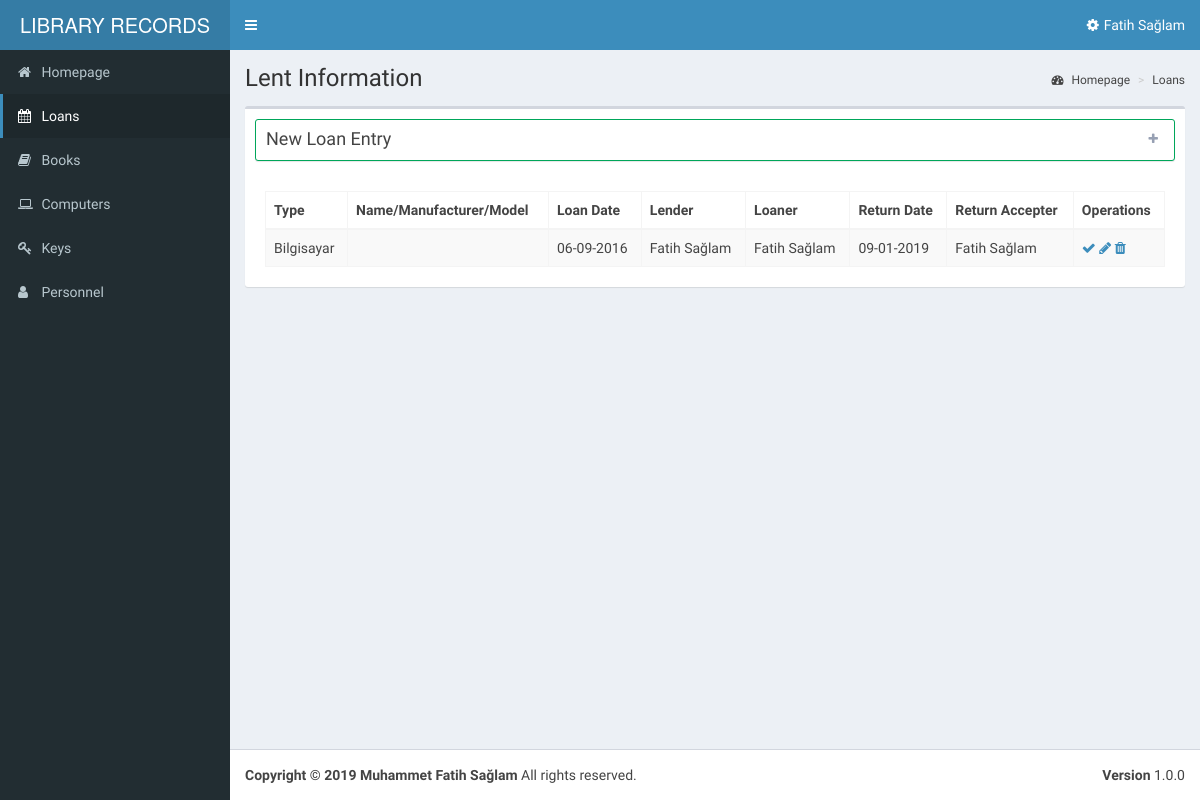
Page /loans.php (signed in) on the earlier database version.
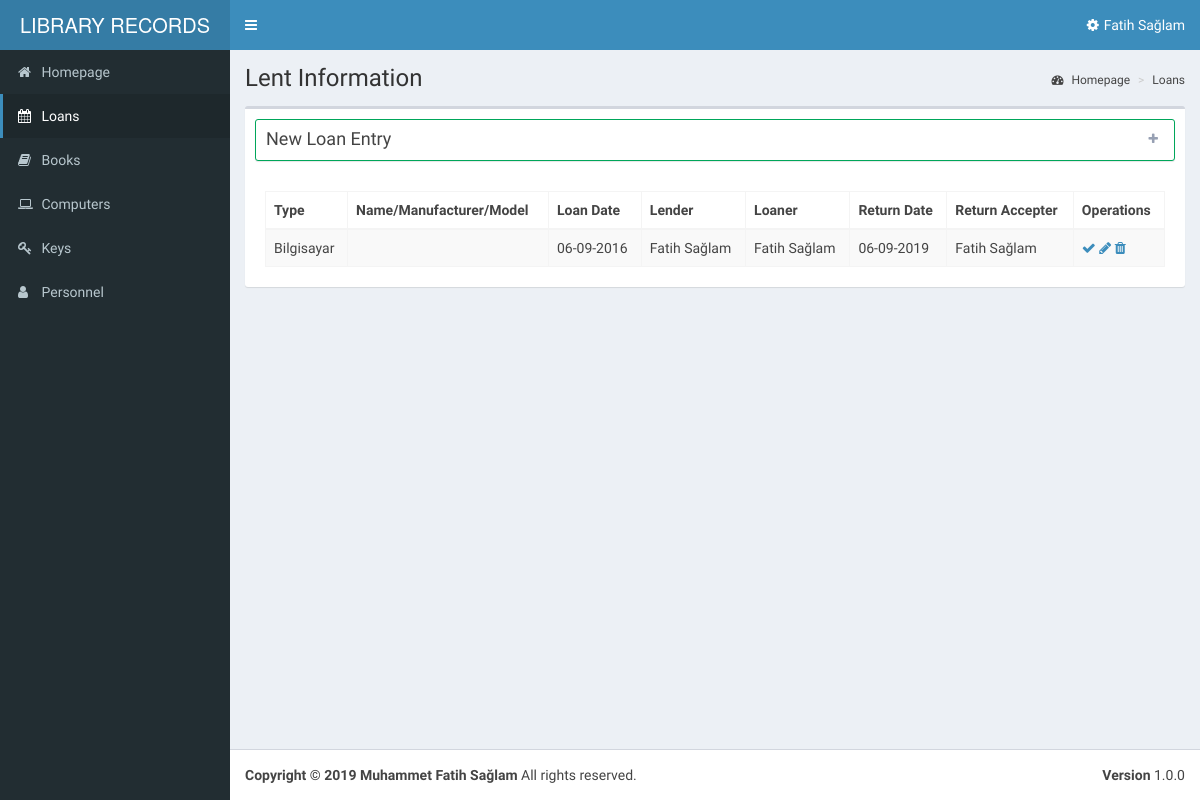
Same page on the later database version.
### tables this page shows
CREATE TABLE IF NOT EXISTS `loans` (
  `loanId` int(11) NOT NULL AUTO_INCREMENT,
  `productId` int(11) NOT NULL,
  `type` varchar(10) NOT NULL,
  `loanDate` date NOT NULL,
  `lenderId` int(11) NOT NULL,
  `loanerId` varchar(30) NOT NULL,
  `returnDate` date NOT NULL,
  `returnAccepterId` int(30) NOT NULL,
  PRIMARY KEY (`loanId`)
);

### loans.php (the view, shortened to what this page needs)
<?php
	if((!isset($_SESSION["login"]))||($_SESSION["auth"]=="0")){
	?>
<meta http-equiv="refresh" content="0;URL=login.php">
<?php
	} else
	{
	?>
<?php include("header.php") ?>
<div class="content-wrapper">
<section class="content-header">
	<h1>
		<?=$lang["Lent_Information"];?>
	</h1>
	<ol class="breadcrumb">
		<li class="active"><a href="#"><i class="fa fa-dashboard"></i> <?=$lang["Homepage"];?></a></li>
		<li><a href="#"><?=$lang["Loans"];?></a></li>
	</ol>
</section>
<section class="content">
	<div class="row">
		<div class="col-xs-12">
			<div class="box">
				<div class="box-header">
					<div class="box box-default collapsed-box" style="border:1px solid #00a65a;">
						<div class="box-header with-border">
							<h3 class="box-title"><?=$lang["New_Loan_Entry"];?></h3>
							<div class="box-tools">
								<button type="button" class="btn btn-box-tool" data-widget="collapse"><i class="fa fa-plus"></i>
								</button>
							</div>
						</div>
															<?php
																$pullPersonnel=$connection->query("select * from personnel")->fetchAll(PDO::FETCH_ASSOC);
																?>
					</div>
					<div class="box-body">
						<table id="example1" class="table table-bordered table-striped">
							<thead>
								<tr>
									<th><?=$lang["Type"];?></th>
									<th><?=$lang["Name"];?>/<?=$lang["Manufacturer"];?>/<?=$lang["Model"];?></th>
									<th><?=$lang["Loan_Date"];?></th>
									<th><?=$lang["Lender"];?></th>
									<th><?=$lang["Loaner"];?></th>
									<th><?=$lang["Return_Date"];?></th>
									<th><?=$lang["Return_Accepter"];?></th>
									<th><?=$lang["Operations"];?></th>
								</tr>
							</thead>
							<tbody>
								<?php
									$pullData=$connection->query("select * from loans")->fetchAll(PDO::FETCH_ASSOC);
									foreach ($pullData as $pulledData)
									{
									?>
								<tr>
									<td><?=$pulledData['type'];?></td>
									<td>
									</td>
									<td><?=(new DateTime($pulledData['loanDate']))->format('d-m-Y');?></td>
									<td>
										<?php
											$pullPersonnel=$connection->query("select * from personnel where personnelId=".$pulledData['lenderId']."")->fetchAll(PDO::FETCH_ASSOC);
											foreach ($pullPersonnel as $pulledPersonnel)
											{
											echo $pulledPersonnel['nameSurname'];
											}
											?>
									</td>
									<td>
										<?php
											$pullPersonnel=$connection->query("select * from personnel where personnelId=".$pulledData['loanerId']."")->fetchAll(PDO::FETCH_ASSOC);
											foreach ($pullPersonnel as $pulledPersonnel)
											{
											echo $pulledPersonnel['nameSurname'];
											}
											?>
									</td>
									<td>
										<?php
											if($pulledData['returnDate']=="0000-00-00"){echo 'İade Edilmedi';}
											else{echo (new DateTime($pulledData['returnDate']))->format('d-m-Y');}
											?>
									</td>
									<td>
										<?php
											if($pulledData['returnAccepterId']==NULL)
											{
												echo $lang["Not_Returned_Yet"];
											}
											else
											{
												$pullPersonnel=$connection->query("select * from personnel where personnelId=".$pulledData['returnAccepterId']."")->fetchAll(PDO::FETCH_ASSOC);
												foreach ($pullPersonnel as $pulledPersonnel)
												{
													echo $pulledPersonnel['nameSurname'];
												}
											}
											?>
									</td>
									<td>
										<span class="button-group">
										<a href="loans-return.php?productId=<?=$pulledData['loanId'];?>&type=<?=$pulledData['type'];?>&loanId=<?=$pulledData['loanId'];?>" onclick="alert('<?=$lang["Date_and_Repossesser_will_be_assigned_automatically"];?>')"class="fa fa-check"></a>
										<a href="loans-edit.php?productId=<?=$pulledData['loanId'];?>" class="fa fa-pencil"></a>
										<a href="loans-delete.php?productId=<?=$pulledData['loanId'];?>&type=<?=$pulledData['type'];?>&loanId=<?=$pulledData['loanId'];?>" onclick="alert('<?=$lang["This_loan_information_for_this_product_will_be_deleted_from_the_system"];?>')" class="fa fa-trash"></a>
										</span>
									</td>
								</tr>
								<?php } ?>
							</tbody>
						</table>
					</div>
				</div>
			</div>
		</div>
</section>
</div>
<?php
	include("footer.php");
?>
<?php	} ?>

Differences in the rows shown:
changed loans "Bilgisayar": returnDate "09-01-2019" → "06-09-2019"
